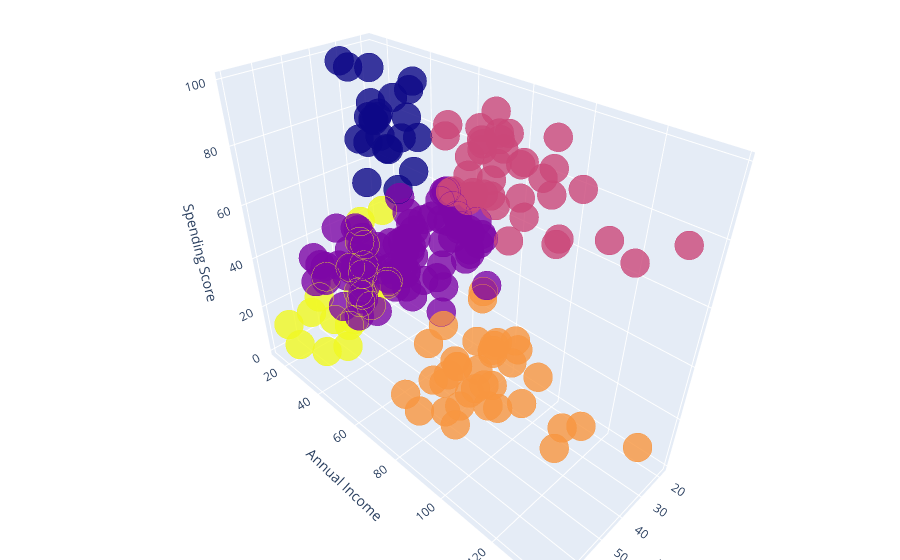

Notebook code for this chart:
### Code cell
data['labels'] =  km.labels_
trace1 = go.Scatter3d(
    x= data['Age'],
    y= data['Annual Income (k$)'],
    z= data['Spending Score (1-100)'],
    mode='markers',
     marker=dict(
        color = data['labels'], 
        size= 10,
        line=dict(
            color= data['labels'],
            width= 12
        ),
        opacity=0.8
     )
)
df = [trace1]

layout = go.Layout(
    title = 'Character vs Gender vs Alive or not',
    margin=dict(
        l=0,
        r=0,
        b=0,
        t=0  
    ),
    scene = dict(
            xaxis = dict(title  = 'Age'),
            yaxis = dict(title  = 'Annual Income'),
            zaxis = dict(title  = 'Spending Score')
        )
)

fig = go.Figure(data = df, layout = layout)
py.iplot(fig)

### Figure 1 — Plotly figure (JSON) as saved in the notebook; plotly's stock layout.template omitted (floating-point values rounded to 4 significant figures; data arrays with more than 128 entries replaced by an {"elided": "..."} marker saying what was removed)
{"data": [{"marker": {"color": {"elided": "200 int values"}, "line": {"color": {"elided": "200 int values"}, "width": 12}, "opacity": 0.8, "size": 10}, "mode": "markers", "type": "scatter3d", "x": {"elided": "200 int values"}, "y": {"elided": "200 int values"}, "z": {"elided": "200 int values"}}], "layout": {"margin": {"b": 0, "l": 0, "r": 0, "t": 0}, "scene": {"xaxis": {"title": {"text": "Age"}}, "yaxis": {"title": {"text": "Annual Income"}}, "zaxis": {"title": {"text": "Spending Score"}}}, "title": {"text": "Character vs Gender vs Alive or not"}}}
